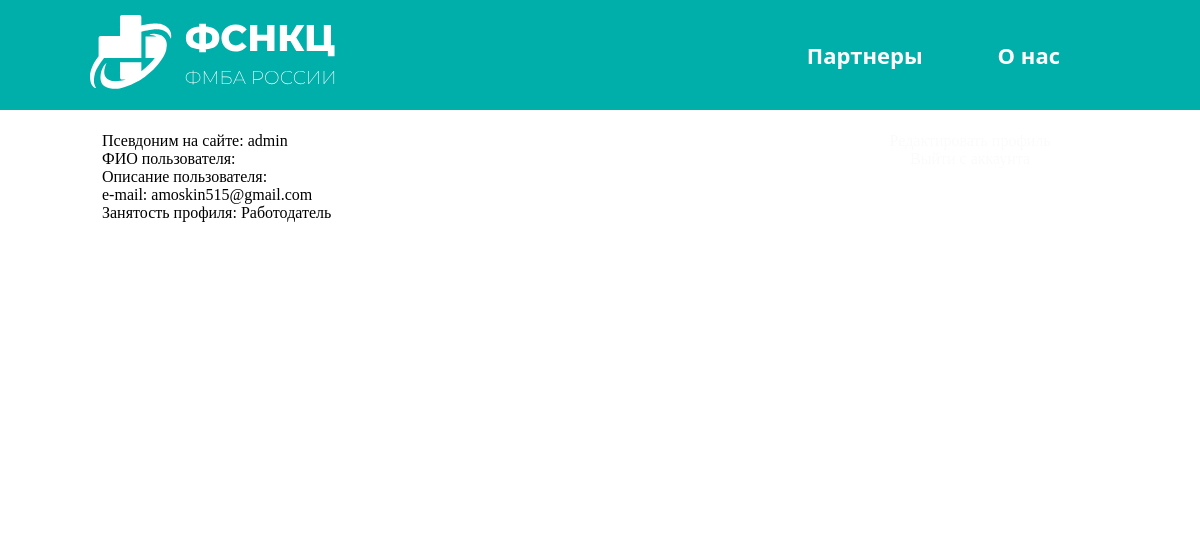
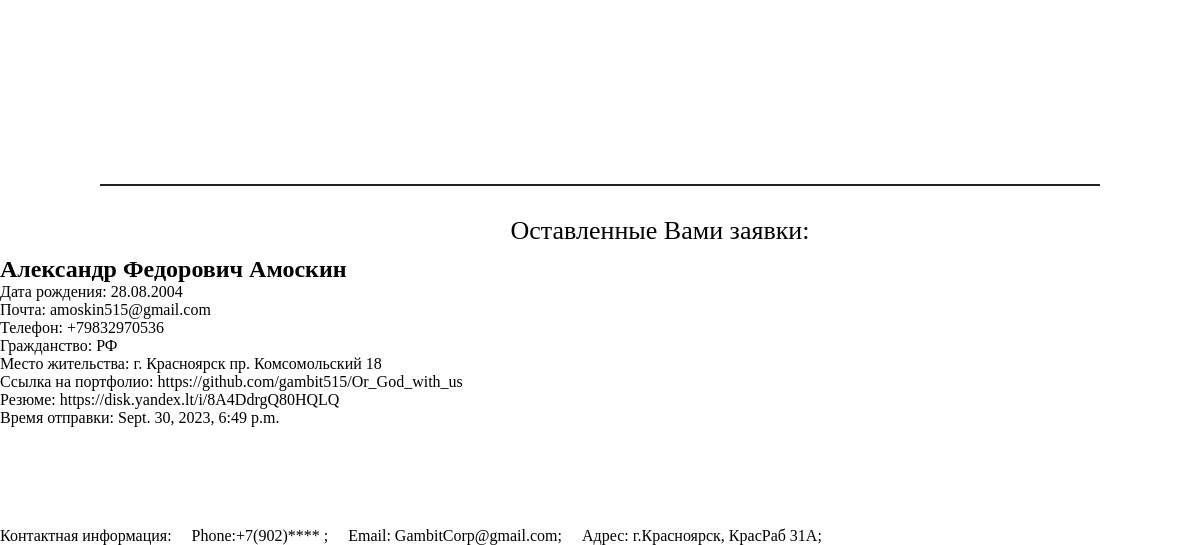
The page /profile/ (signed in) on the database as committed earlier (2 pictures, top to bottom).
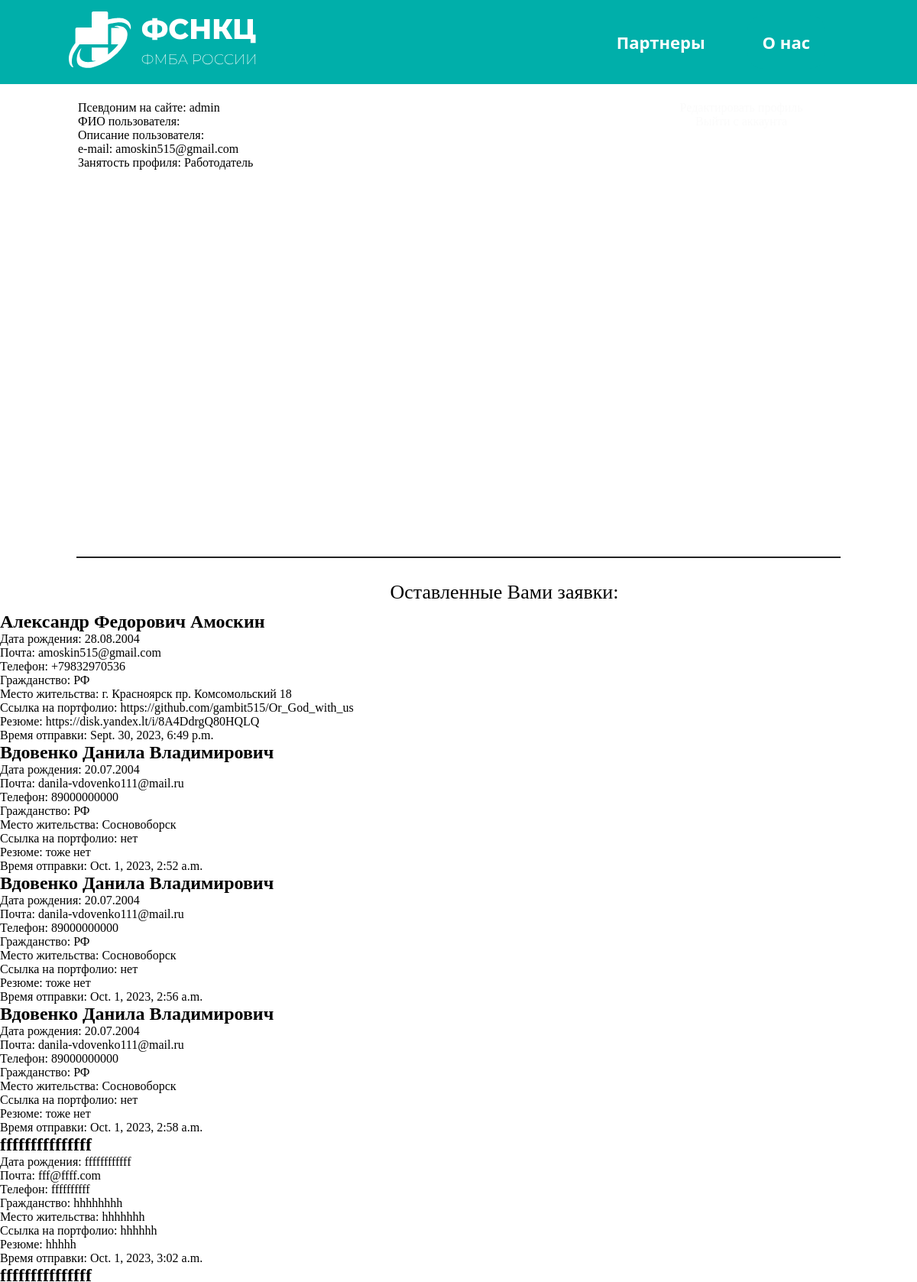
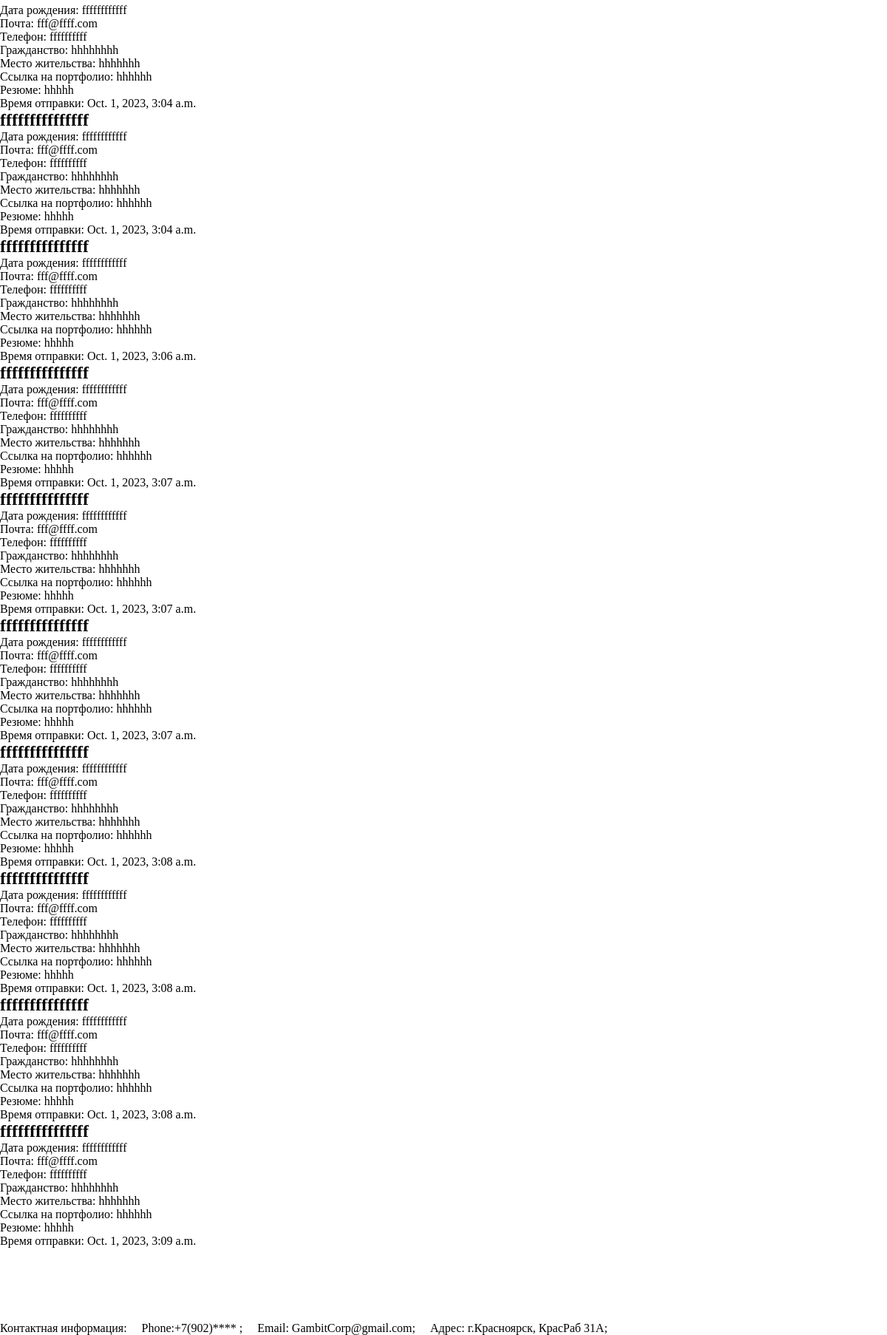
The same page on the database as committed later (2 pictures, top to bottom).
### main/models.py (models this page shows, shortened)
class Otklik(models.Model):
    FIO = models.CharField('ФИО',max_length=550)
    Anketa = models.ForeignKey('Anketa', on_delete=models.CASCADE, blank=True, verbose_name="Вакансия на которую откликнулись")
    BirthDate = models.CharField('Дата рождения', max_length=500)
    Email = models.EmailField('Почта', max_length=500)
    Phone = models.CharField('Телефон', max_length=100)
    Citizenship = models.CharField('Гражданство', max_length=300)
    Place = models.CharField('Место жительства', max_length=300)
    Portfolio = models.CharField('Ссылка на портфолио', max_length=500)
    Rezume = models.CharField('Резюме', max_length=500)
    DatePost = models.DateTimeField('Время отправки',auto_now_add=True)
    class Meta:
        verbose_name = "Отклики"
        verbose_name_plural = "Отклики"
        ordering = ['DatePost']

### main/views.py (the view)
# urls.py: path('profile/',ProfileView.as_view(), name = 'prof'),
class ProfileView(LoginRequiredMixin,TemplateView): # new
    template_name = 'main/profile.html'
    login_url = reverse_lazy('log')
    def get(self, request):
        otkl = Otklik.objects.all()
        context = {
            'otkl': otkl,
        }
        return render(request, 'main/profile.html', context)

### main/templates/main/profile.html (shortened to what this page needs)
{% load static %}
{% load auth_extras %}
<!DOCTYPE html>
<html lang="ru">
<head>
    <link rel="stylesheet" href="{% static 'main/css/header.css' %}">
</head>
<body>
    <header class="header">
        <div class="logo">
            <a href="{% url 'main' %}"><img src="{% static 'main/images/full-logo 2.svg' %}" class="logo-image" width="70" /></a>
        </div>
        <div class="menu">
            <ul class="menu-list">
                <li>
                    <a href="{% url 'partners' %}" class="partners request-link">Партнеры</a>
                </li>
                <li>
                    <a href="{% url 'about' %}" class="about request-link">О нас</a>
                </li>
            </ul>
        </div>
    </header>
    <table style="height: 600px; margin: 20px 100px 20px 100px; border-bottom: 2px solid #222222;">
        <tr>
            <td valign="top" style="width: 900px;">
                <div class="profile">
                    <p class="main-menu-info">
                        Псевдоним на сайте: <label class="dannye-bd">{{ request.user }}</label>
                    </p>
                    <p class="main-menu-info">
                        ФИО пользователя: <label class="dannye-bd">{{ request.user.first_name }}</label>
                    </p>
                    <p class="main-menu-info">
                        Описание пользователя: <p class="dannye-bd-desc">{{request.user.last_name}}</p>
                    </p>
                    <p class="main-menu-info">
                        e-mail: <label class="dannye-bd">{{request.user.email}}</label>
                    </p>
                    <p class="main-menu-info">
                        Занятость профиля: <label class="dannye-bd">{{ user.groups.all.0 }}</label>
                    </p>
                </div>
            </td>
            <td align="center" valign="top" style="width: 300px;">
                <div class="button">
                    <a href="#" style="text-decoration: none; color:#fbfbfb;">Редактировать профиль</a>
                </div>
                <div class="button">
                    <a href="{% url 'logout' %}" style="text-decoration: none; color:#fbfbfb;">Выйти с аккаунта</a>
                </div>
            </td>
        </tr>
    </table>
    <label align="center" style="margin-left: 120px; font-size: 26px; padding: 10px; display: block;">Оставленные Вами заявки:</label>
    {% for otklik in otkl %}
        <h2>{{ otklik.FIO }}</h2>
        <p>Дата рождения: {{ otklik.BirthDate }}</p>
        <p>Почта: {{ otklik.Email }}</p>
        <p>Телефон: {{ otklik.Phone }}</p>
        <p>Гражданство: {{ otklik.Citizenship }}</p>
        <p>Место жительства: {{ otklik.Place }}</p>
        <p>Ссылка на портфолио: {{ otklik.Portfolio }}</p>
        <p>Резюме: {{ otklik.Rezume }}</p>
        <p>Время отправки: {{ otklik.DatePost }}</p>
    {% endfor %}
    <div class="podval" style="margin-top: 100px;">
        <p> Контактная информация: &emsp;Phone:+7(902)**** ; &emsp;Email: GambitCorp@gmail.com; &emsp;Адрес: г.Красноярск, КрасРаб 31А; </p>
    </div>
</body>
</html>

Rows that differ between the two databases and show on the page:
added Otklik: FIO "Вдовенко Данила Владимирович", BirthDate "20.07.2004", Email "danila-vdovenko111@mail.ru", Phone "89000000000", Citizenship "РФ", Place "Сосновоборск", Portfolio "нет", Rezume "тоже нет", DatePost "Oct. 1, 2023, 2:52 a.m."
added Otklik: FIO "Вдовенко Данила Владимирович", BirthDate "20.07.2004", Email "danila-vdovenko111@mail.ru", Phone "89000000000", Citizenship "РФ", Place "Сосновоборск", Portfolio "нет", Rezume "тоже нет", DatePost "Oct. 1, 2023, 2:56 a.m."
added Otklik: FIO "Вдовенко Данила Владимирович", BirthDate "20.07.2004", Email "danila-vdovenko111@mail.ru", Phone "89000000000", Citizenship "РФ", Place "Сосновоборск", Portfolio "нет", Rezume "тоже нет", DatePost "Oct. 1, 2023, 2:58 a.m."
added Otklik: FIO "fffffffffffffff", BirthDate "ffffffffffff", Email "fff@ffff.com", Phone "ffffffffff", Citizenship "hhhhhhhh", Place "hhhhhhh", Portfolio "hhhhhh", Rezume "hhhhh", DatePost "Oct. 1, 2023, 3:02 a.m."
added Otklik: FIO "fffffffffffffff", BirthDate "ffffffffffff", Email "fff@ffff.com", Phone "ffffffffff", Citizenship "hhhhhhhh", Place "hhhhhhh", Portfolio "hhhhhh", Rezume "hhhhh", DatePost "Oct. 1, 2023, 3:04 a.m."
added Otklik: FIO "fffffffffffffff", BirthDate "ffffffffffff", Email "fff@ffff.com", Phone "ffffffffff", Citizenship "hhhhhhhh", Place "hhhhhhh", Portfolio "hhhhhh", Rezume "hhhhh", DatePost "Oct. 1, 2023, 3:04 a.m."
added Otklik: FIO "fffffffffffffff", BirthDate "ffffffffffff", Email "fff@ffff.com", Phone "ffffffffff", Citizenship "hhhhhhhh", Place "hhhhhhh", Portfolio "hhhhhh", Rezume "hhhhh", DatePost "Oct. 1, 2023, 3:06 a.m."
added Otklik: FIO "fffffffffffffff", BirthDate "ffffffffffff", Email "fff@ffff.com", Phone "ffffffffff", Citizenship "hhhhhhhh", Place "hhhhhhh", Portfolio "hhhhhh", Rezume "hhhhh", DatePost "Oct. 1, 2023, 3:07 a.m."
added Otklik: FIO "fffffffffffffff", BirthDate "ffffffffffff", Email "fff@ffff.com", Phone "ffffffffff", Citizenship "hhhhhhhh", Place "hhhhhhh", Portfolio "hhhhhh", Rezume "hhhhh", DatePost "Oct. 1, 2023, 3:07 a.m."
added Otklik: FIO "fffffffffffffff", BirthDate "ffffffffffff", Email "fff@ffff.com", Phone "ffffffffff", Citizenship "hhhhhhhh", Place "hhhhhhh", Portfolio "hhhhhh", Rezume "hhhhh", DatePost "Oct. 1, 2023, 3:07 a.m."
added Otklik: FIO "fffffffffffffff", BirthDate "ffffffffffff", Email "fff@ffff.com", Phone "ffffffffff", Citizenship "hhhhhhhh", Place "hhhhhhh", Portfolio "hhhhhh", Rezume "hhhhh", DatePost "Oct. 1, 2023, 3:08 a.m."
added Otklik: FIO "fffffffffffffff", BirthDate "ffffffffffff", Email "fff@ffff.com", Phone "ffffffffff", Citizenship "hhhhhhhh", Place "hhhhhhh", Portfolio "hhhhhh", Rezume "hhhhh", DatePost "Oct. 1, 2023, 3:08 a.m."
added Otklik: FIO "fffffffffffffff", BirthDate "ffffffffffff", Email "fff@ffff.com", Phone "ffffffffff", Citizenship "hhhhhhhh", Place "hhhhhhh", Portfolio "hhhhhh", Rezume "hhhhh", DatePost "Oct. 1, 2023, 3:08 a.m."
added Otklik: FIO "fffffffffffffff", BirthDate "ffffffffffff", Email "fff@ffff.com", Phone "ffffffffff", Citizenship "hhhhhhhh", Place "hhhhhhh", Portfolio "hhhhhh", Rezume "hhhhh", DatePost "Oct. 1, 2023, 3:09 a.m."
